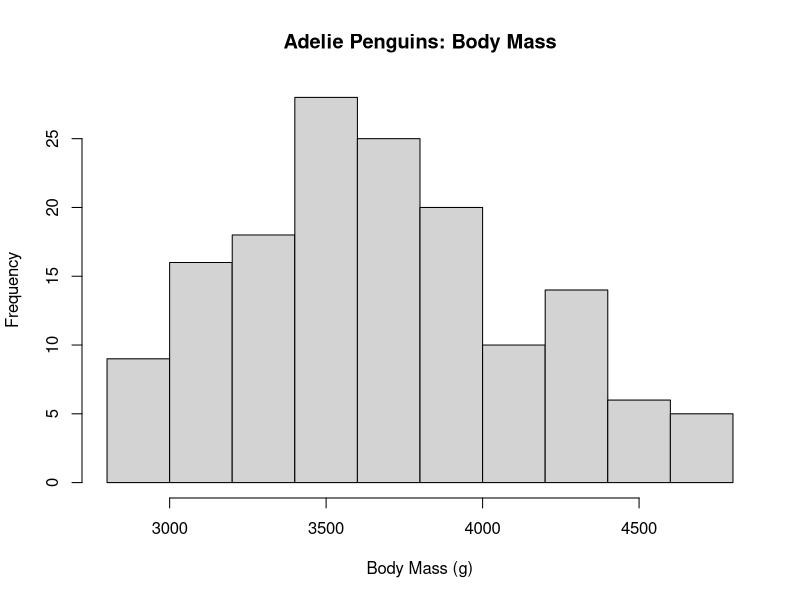
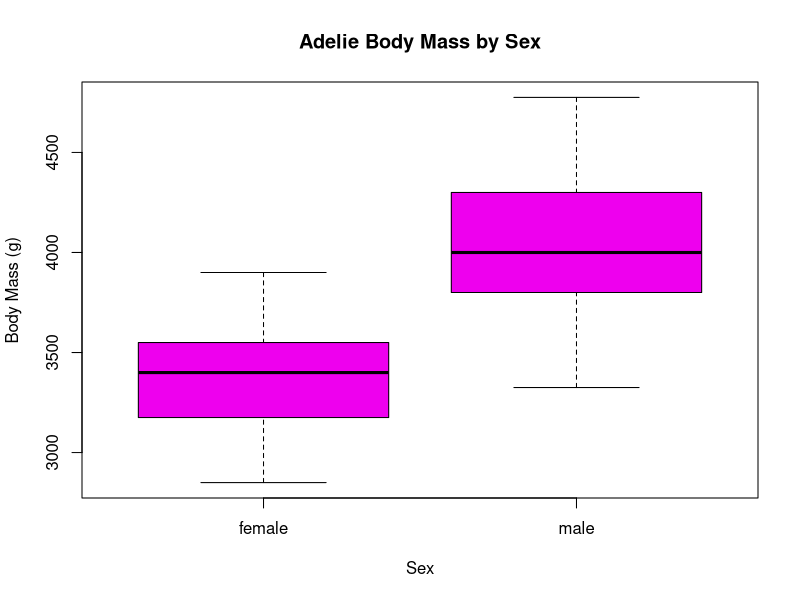

The R source for these figures, in order:
require(palmerpenguins)
dat_ade = droplevels(subset(penguins, species == "Adelie"))

hist(dat_ade$body_mass_g, main = "Adelie Penguins: Body Mass", xlab = "Body Mass (g)")

boxplot(dat_ade$body_mass_g ~ dat_ade$sex, main = "Adelie Body Mass by Sex", xlab = "Sex", ylab = "Body Mass (g)", col = "magenta2")


Adelie_f <- droplevels(subset(penguins, sex == "female"))
t.test(Adelie_f$body_mass_g)

Adelie_m <- droplevels(subset(penguins, sex == "male"))
t.test(Adelie_m$body_mass_g, alternative = "greater", mu = 4000)

t.test(x = Adelie_f$body_mass_g, y = Adelie_m$body_mass_g, alternative = "two.sided")
t.test(Adelie_m$body_mass_g, Adelie_f$body_mass_g, alternative = "less")
